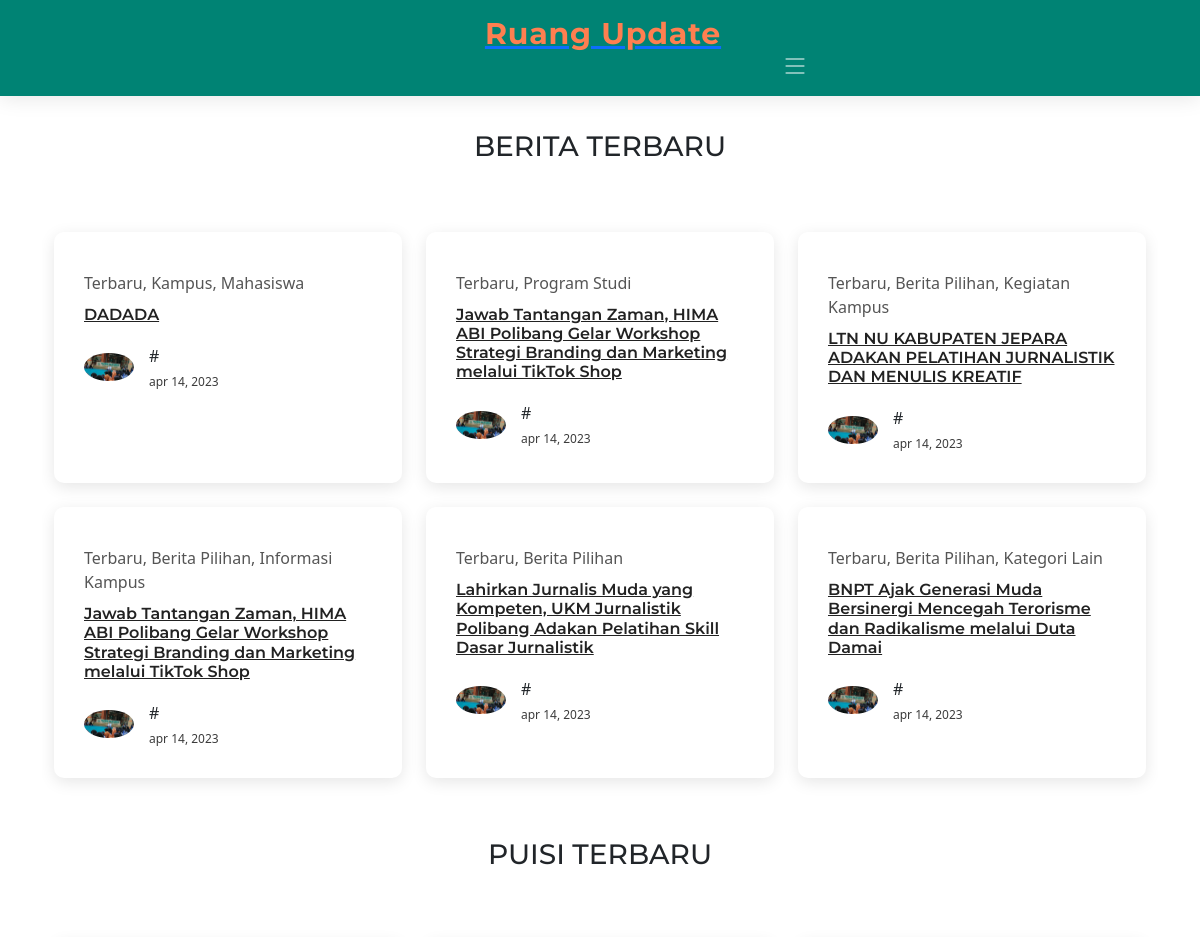
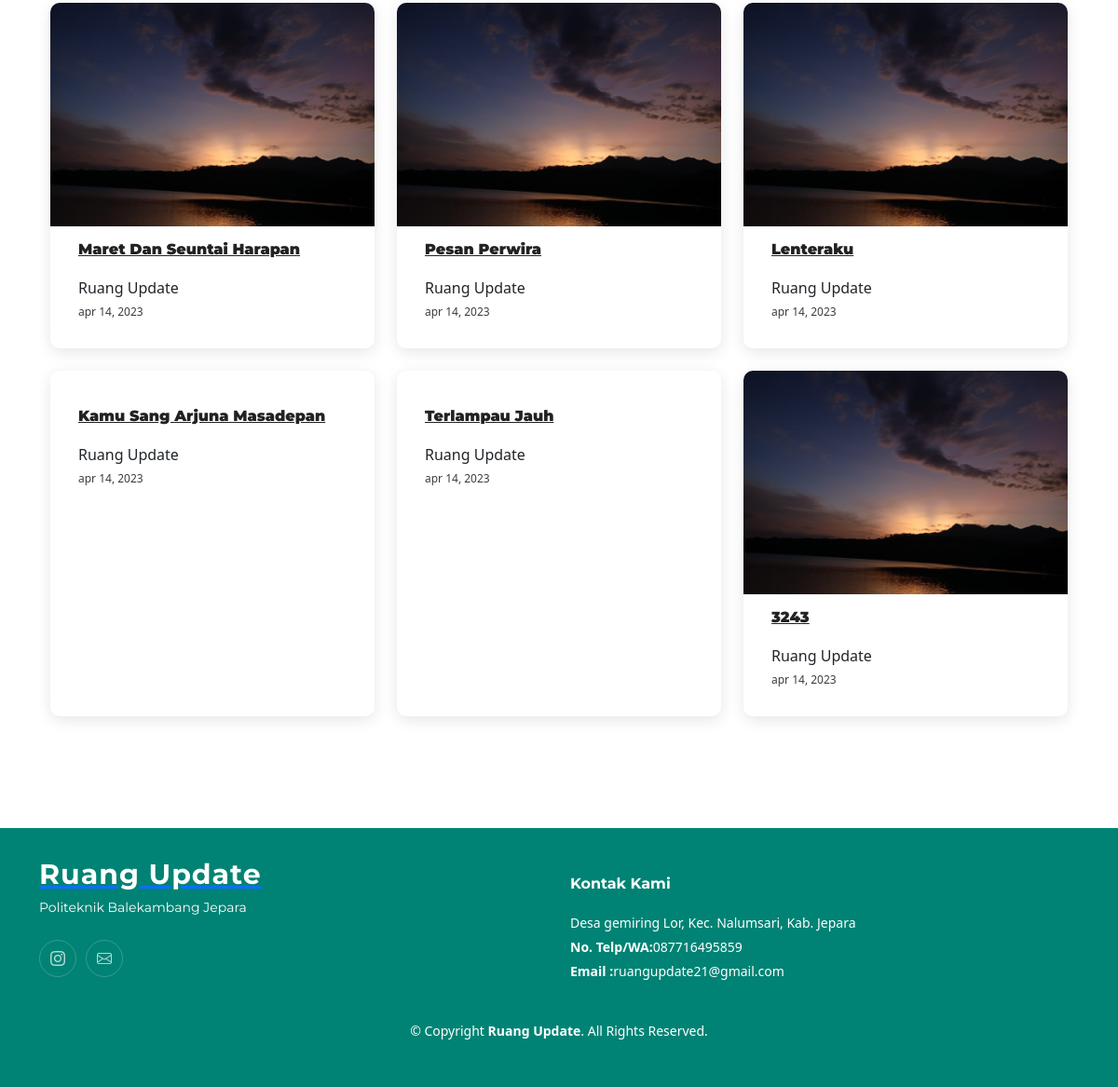
The page / on the database its author committed (2 pictures, top to bottom).
### tables this page shows
CREATE TABLE `berita` (
  `id_berita` int(11) NOT NULL,
  `judul_berita` varchar(255) NOT NULL,
  `isi_berita` longtext NOT NULL,
  `gambar_berita` varchar(255) NOT NULL,
  `tgl_input` varchar(255) NOT NULL,
  `is_active` varchar(11) NOT NULL,
  `is_populer` varchar(11) NOT NULL,
  `penulis` varchar(255) NOT NULL,
  `kategori` varchar(255) NOT NULL
);

CREATE TABLE `puisi` (
  `id` int(11) NOT NULL,
  `judul` varchar(255) NOT NULL,
  `isi` longtext NOT NULL,
  `cipta` varchar(100) NOT NULL,
  `ig` varchar(255) NOT NULL,
  `foto` varchar(255) NOT NULL,
  `tanggal` date NOT NULL
);

CREATE TABLE `tentang_jurnalis` (
  `id_jurnalis` int(11) NOT NULL,
  `nama_jurnalis` varchar(255) NOT NULL,
  `kampus_Jur` varchar(100) NOT NULL,
  `link_ig` varchar(255) NOT NULL,
  `email` varchar(100) NOT NULL,
  `alamat_Jur` varchar(100) NOT NULL,
  `no_telp` varchar(12) NOT NULL,
  `logo_jurnalis` varchar(255) NOT NULL
);

### include/cont_fungsi.php (called while the page is built, shortened)
<?php
function url_dasar(){
    $url_dasar  = "http://".$_SERVER['SERVER_NAME'].dirname($_SERVER['SCRIPT_NAME']);
    return $url_dasar;
}
function bersihkan_judul($judul){
    $judul_baru     = strtolower($judul);
    $judul_baru     = preg_replace("/[^a-zA-Z0-9\s]/","",$judul_baru);
    $judul_baru     = str_replace(" ","-",$judul_baru);
    return $judul_baru;
}
function foto_konten_berita($id_berita){
    global $koneksi;
    $sql1   = "SELECT * FROM berita WHERE id_berita = '$id_berita'";
    $q1     = mysqli_query($koneksi,$sql1);
    $r1     = mysqli_fetch_array($q1);
    $gambar_berita   = $r1['gambar_berita'];
    if($gambar_berita){
        return $gambar_berita;
    }else{
        return 'partners_default_picture.png';
    }
}
function ambil_kategori_berita($id_tulisan){
    global $koneksi;
    $sql1   = "SELECT * FROM berita WHERE id_berita = '$id_tulisan'";
    $q1     = mysqli_query($koneksi,$sql1);
    $r1     = mysqli_fetch_array($q1);
    $kategori  = $r1['kategori'];
    return  $kategori;
}
function ambil_judul_berita($id_tulisan){
    global $koneksi;
    $sql1   = "SELECT * FROM berita WHERE id_berita = '$id_tulisan'";
    $q1     = mysqli_query($koneksi,$sql1);
    $r1     = mysqli_fetch_array($q1);
    $judul_berita   = $r1['judul_berita'];
    return $judul_berita;
}
function buat_link_berita($id_berita){
    global $koneksi;
    $sql1    = "SELECT * FROM berita WHERE id_berita = '$id_berita'";
    $q1     = mysqli_query($koneksi,$sql1);
    $r1     = mysqli_fetch_array($q1);
    $judul = bersihkan_judul($r1['judul_berita']);
    return url_dasar()."/detail_berita.php/$id_berita/$judul";
}
function foto_puisi($id){
    global $koneksi;
    $sql1   = "select * from puisi where id = '$id'";
    $q1     = mysqli_query($koneksi,$sql1);
    $r1     = mysqli_fetch_array($q1);
    $foto   = $r1['foto'];
    if($foto){
        return $foto;
    }else{
        return 'partners_default_picture.png';
    }
}
function ambil_judul_puisi($id_tulisan){
    global $koneksi;
    $sql1   = "select * from puisi where id = '$id_tulisan'";
    $q1     = mysqli_query($koneksi,$sql1);
    $r1     = mysqli_fetch_array($q1);
    $judul   = $r1['judul'];
    return $judul;
}
function buat_link_puisi($id){
    global $koneksi;
    $sql1    = "select * from puisi where id = '$id'";
    $q1     = mysqli_query($koneksi,$sql1);
    $r1     = mysqli_fetch_array($q1);
    $judul  = bersihkan_judul($r1['judul']);
    return url_dasar()."/detail_puisi.php/$id/$judul";
}

### index.php (the view, shortened to what this page needs)
<?php include "header.php" ?>
<main id="main">
  <section id="blog" class="blog">
    <div class="container" data-aos="fade-up">
      <div class="row lg-4">
        <div class="col-lg-12">
          <div class="sidebar-title text-center">
            <h3>BERITA TERBARU</h3>
          </div>
          <section id="blog" class="blog">
            <div class="container" data-aos="fade-up">
              <div class="row gy-4 posts-list">
              <?php
                      $sql1       = "SELECT * FROM berita ORDER BY id_berita DESC LIMIT 6";
                      $q1         = mysqli_query($koneksi, $sql1);
                      while ($r1 = mysqli_fetch_array($q1)) {
                      ?>
                <div class="col-xl-4 col-md-6">
                  <article>
                    <div class="post-img">
                        <img src="./admin/dist/img/berita/<?php echo foto_konten_berita ($r1['id_berita']) ?>" alt="" class="img-fluid">
                    </div>
                    <p class="post-category"><?php echo ambil_kategori_berita ($r1['id_berita']) ?></p>
                    <h2 class="title">
                        <a href="<?php echo buat_link_berita($r1['id_berita']) ?>" ><?php echo ambil_judul_berita ($r1['id_berita']) ?></a>
                    </h2>
                    <div class="d-flex align-items-center">
                        <img src="assets/img/blog/berita2.jpeg" alt="" class="img-fluid post-author-img flex-shrink-0">
                        <div class="post-meta">
                            <p class="post-author-list">#</p>
                            <p class="post-date">
                                <time datetime="2022-01-01">apr 14, 2023</time>
                            </p>
                        </div>
                    </div>
                  </article>
                </div>
                <?php } ?>
              </div>
            </div>
          </section>
          <div class="sidebar-title text-center">
            <h3>PUISI TERBARU</h3>
          </div>
          <section id="blog" class="blog">
            <div class="container" data-aos="fade-up">
              <div class="row gy-4 posts-list">
              <?php
                      $sql1       = "SELECT * FROM puisi ORDER BY id DESC LIMIT 6";
                      $q1         = mysqli_query($koneksi, $sql1);
                      while ($r1 = mysqli_fetch_array($q1)) {
                      ?>
                  <div class="col-xl-4 col-md-6">
                      <article>
                          <div class="post-img">
                              <img src="./admin/dist/img/puisi/<?php echo foto_puisi ($r1['id']) ?>" alt="" class="img-fluid">
                          </div>
                          <h2 class="title">
                              <a href="<?php echo buat_link_puisi($r1['id']) ?>"><b><?php echo ambil_judul_puisi($r1['id']) ?></b></a>
                          </h2>
                          <div class="d-flex align-items-center">
                              <div class="post-meta">
                                  <p class="post-author-list">Ruang Update</p>
                                  <p class="post-date">
                                      <time datetime="2022-01-01">apr 14, 2023</time>
                                  </p>
                              </div>
                          </div>
                      </article>
                  </div>
                <?php }?>
              </div>
            </div>
          </section>
        </div>
      </div>
    </div>
  </section>
</main>
<?php include "footer.php" ?>

### header.php (shortened to what this page needs)
<?php include './include/cont_fungsi.php' ?>
<!DOCTYPE html>
<!DOCTYPE html>
<html lang="en">
    <head>
        <link href="<?php echo url_dasar()?>./assets/vendor/bootstrap/css/bootstrap.min.css" rel="stylesheet">
        <link href="<?php echo url_dasar()?>./assets/vendor/bootstrap-icons/bootstrap-icons.css" rel="stylesheet">
        <link href="<?php echo url_dasar()?>./assets/vendor/aos/aos.css" rel="stylesheet">
        <link href="<?php echo url_dasar()?>./assets/vendor/glightbox/css/glightbox.min.css" rel="stylesheet">
        <link href="<?php echo url_dasar()?>./assets/vendor/swiper/swiper-bundle.min.css" rel="stylesheet">
        <link href="<?php echo url_dasar()?>./assets/css/main.css" rel="stylesheet">
    <link href="<?php echo url_dasar()?>./assets/vendor/bootstrap/css/bootstrap.min.css" rel="stylesheet">
    <link href="<?php echo url_dasar()?>./assets/vendor/bootstrap-icons/bootstrap-icons.css" rel="stylesheet">
    <link href="<?php echo url_dasar()?>./assets/vendor/aos/aos.css" rel="stylesheet">
    <link href="<?php echo url_dasar()?>./assets/vendor/glightbox/css/glightbox.min.css" rel="stylesheet">
    <link href="<?php echo url_dasar()?>./assets/vendor/swiper/swiper-bundle.min.css" rel="stylesheet">
    <link href="./assets/css/main.css" rel="stylesheet">
  <link href="<?php echo url_dasar()?>./assets/vendor/bootstrap/css/bootstrap.min.css" rel="stylesheet">
  <link href="<?php echo url_dasar()?>./assets/vendor/bootstrap-icons/bootstrap-icons.css" rel="stylesheet">
  <link href="<?php echo url_dasar()?>./assets/vendor/aos/aos.css" rel="stylesheet">
  <link href="<?php echo url_dasar()?>./assets/vendor/glightbox/css/glightbox.min.css" rel="stylesheet">
  <link href="<?php echo url_dasar()?>./assets/vendor/swiper/swiper-bundle.min.css" rel="stylesheet">
    </head>
    <body>
    <header id="header" class="header d-flex p-5 align-items-center">
        <div class="container-fluid container-xl d-flex align-items-center justify-content-center">
            <div class="col-lg-12">
                <div class="card-header container-fluid container-xl d-flex align-items-center justify-content-center">
                    <a href="#" class="logo d-flex align-items-center"><img src="#" class="img-fluid" alt="">
                        <h1 style="color:coral; font-weight:bolder;">Ruang Update</h1>
                    </a>
                </div>
                <div class="card-footer container-fluid container-md d-flex align-items-center justify-content-center">
                    <i class="mobile-nav-toggle mobile-nav-show bi bi-list"></i>
                </div>
            </div>
        </div>
    </header>
<body>

### footer.php (shortened to what this page needs)
<footer id="footer" class="footer" >
    <div class="container" >
    <?php
                              include './admin/koneksi.php';
                              $data = mysqli_query($koneksi,"SELECT * FROM tentang_jurnalis");
                              while($d = mysqli_fetch_assoc($data)){
                                  ?>
        <div class="row gy-9">
            <div class="col-lg-6 col-md-12 footer-info"style="float:right;">
                <a href="index.php" class="logo d-flex align-items-center">
                    <span><?php echo $d['nama_jurnalis']; ?></span>
                </a>
                <p><?php echo $d['kampus_Jur']; ?></p>
                <div class="social-links d-flex mt-4">
                    <a href="<?php echo $d['link_ig']; ?>" class="instagram"><i class="bi bi-instagram"></i></a>
                    <a href="<?php echo $d['email']; ?>" class="linkedin"><i class="bi bi-envelope"></i></a>
                </div>
            </div>
            <div class="col-lg-6 col-md-12 footer-contact text-center text-md-start">
                <h4>Kontak Kami</h4>
                <p><?php echo $d['alamat_Jur']; ?><br>
                    <strong>No. Telp/WA:</strong><?php echo $d['no_telp']; ?><br>
                    <strong>Email :</strong><?php echo $d['email']; ?><br>
                </p>
            </div>
        </div>
        <?php
                        }
                        ?>
    </div>
    <div class="container mt-4">
    <?php
                              include './admin/koneksi.php';
                              $data = mysqli_query($koneksi,"SELECT * FROM tentang_jurnalis");
                              while($d = mysqli_fetch_assoc($data)){
                                  ?>
        <div class="copyright">
            &copy; Copyright <strong><span><?php echo $d['nama_jurnalis']; ?></span></strong>. All Rights Reserved.
        </div>
        <?php
                        }
                        ?>
    </div>
</footer>
</body>
</html>

### assets/css/main.css (style rules this page uses)
:root { --font-default: "Open Sans", system-ui, -apple-system, "Segoe UI", Roboto, "Helvetica Neue", Arial, "Noto Sans", "Liberation Sans", sans-serif, "Apple Color Emoji", "Segoe UI Emoji", "Segoe UI Symbol", "Noto Color Emoji"; --font-primary: "Montserrat", sans-serif; --font-secondary: "Poppins", sans-serif; }
:root { --color-default: #222222; --color-primary: #008374; --color-secondary: #f85a40; }
:root { scroll-behavior: smooth; }
body { font-family: var(--font-default); color: var(--color-default); }
a { color: var(--color-primary); text-decoration: none; }
h1, h2, h3, h4, h5, h6 { font-family: var(--font-primary); }
section { padding: 60px 0; overflow: hidden; }
.header { transition: all 0.5s; z-index: 997; height: 90px; background-color: var(--color-primary); }
.header.sticked { position: fixed; top: 0; right: 0; left: 0; height: 70px; box-shadow: 0px 2px 20px rgba(0, 0, 0, 0.1); }
.header .logo h1 { font-size: 30px; margin: 0; font-weight: 600; letter-spacing: 0.8px; color: #fff; font-family: var(--font-primary); }
.sticked-header-offset { margin-top: 70px; }
section { scroll-margin-top: 70px; }
@media (max-width: 1279px) { .mobile-nav-show { color: rgba(255, 255, 255, 0.6); font-size: 28px; cursor: pointer; line-height: 0; transition: 0.5s; z-index: 9999; margin-right: 10px; } }
.blog .posts-list article { box-shadow: 0 4px 16px rgba(0, 0, 0, 0.1); padding: 30px; height: 100%; border-radius: 10px; overflow: hidden; }
.blog .posts-list .post-img { max-height: 240px; margin: -30px -30px 15px -30px; overflow: hidden; }
.blog .posts-list .post-category { font-size: 16px; color: #555555; margin-bottom: 10px; }
.blog .posts-list .title { font-size: 16px; font-weight: 600; padding: 0; margin: 0 0 20px 0; }
.blog .posts-list .title a { color: var(--color-default); transition: 0.3s; }
.blog .posts-list .post-author-img { width: 50px; border-radius: 50%; margin-right: 15px; }
.blog .posts-list .post-author-list { font-weight: 500; margin-bottom: 5px; }
.blog .posts-list .post-date { font-size: 12px; color: #3c3c3c; margin-bottom: 0; }
.footer { font-size: 14px; background-color: var(--color-primary); padding: 50px 0; color: white; }
.footer .footer-info .logo { line-height: 0; margin-bottom: 25px; }
.footer .footer-info .logo span { font-size: 30px; font-weight: 700; letter-spacing: 1px; color: #fff; font-family: var(--font-primary); }
.footer .footer-info p { font-size: 14px; font-family: var(--font-primary); }
.footer .social-links a { display: flex; align-items: center; justify-content: center; width: 40px; height: 40px; border-radius: 50%; border: 1px solid rgba(255, 255, 255, 0.2); font-size: 16px; color: rgba(255, 255, 255, 0.7); margin-right: 10px; transition: 0.3s; }
.footer h4 { font-size: 16px; font-weight: bold; position: relative; padding-bottom: 12px; }
.footer .footer-contact p { line-height: 26px; }
.footer .copyright { text-align: center; }

### rows shown on the page
berita: id_berita+kategori "Terbaru, Kampus, Mahasiswa", id_berita+judul_berita "DADADA"
berita: id_berita+kategori "Terbaru, Program Studi", id_berita+judul_berita "Jawab Tantangan Zaman, HIMA ABI Polibang Gelar Workshop Strategi Branding dan Marketing melalui TikTok Shop"
berita: id_berita+kategori "Terbaru, Berita Pilihan, Kegiatan Kampus", id_berita+judul_berita "LTN NU KABUPATEN JEPARA ADAKAN PELATIHAN JURNALISTIK DAN MENULIS KREATIF"
berita: id_berita+kategori "Terbaru, Berita Pilihan, Informasi Kampus", id_berita+judul_berita "Jawab Tantangan Zaman, HIMA ABI Polibang Gelar Workshop Strategi Branding dan Marketing melalui TikTok Shop"
berita: id_berita+kategori "Terbaru, Berita Pilihan", id_berita+judul_berita "Lahirkan Jurnalis Muda yang Kompeten, UKM Jurnalistik Polibang Adakan Pelatihan Skill Dasar Jurnalistik"
berita: id_berita+kategori "Terbaru, Berita Pilihan, Kategori Lain", id_berita+judul_berita "BNPT Ajak Generasi Muda Bersinergi Mencegah Terorisme dan Radikalisme melalui Duta Damai"
puisi: id+foto (picture), ambil_judul_puisi($r1['id']) "Maret Dan Seuntai Harapan"
puisi: id+foto (picture), ambil_judul_puisi($r1['id']) "Pesan Perwira"
puisi: id+foto (picture), ambil_judul_puisi($r1['id']) "Lenteraku"
puisi: ambil_judul_puisi($r1['id']) "Kamu Sang Arjuna Masadepan"
puisi: ambil_judul_puisi($r1['id']) "Terlampau Jauh"
puisi: id+foto (picture), ambil_judul_puisi($r1['id']) "3243"
tentang_jurnalis: nama_jurnalis "Ruang Update", kampus_Jur "Politeknik Balekambang Jepara", alamat_Jur "Desa gemiring Lor, Kec. Nalumsari, Kab. Jepara", no_telp "087716495859", email "ruangupdate21@gmail.com"
